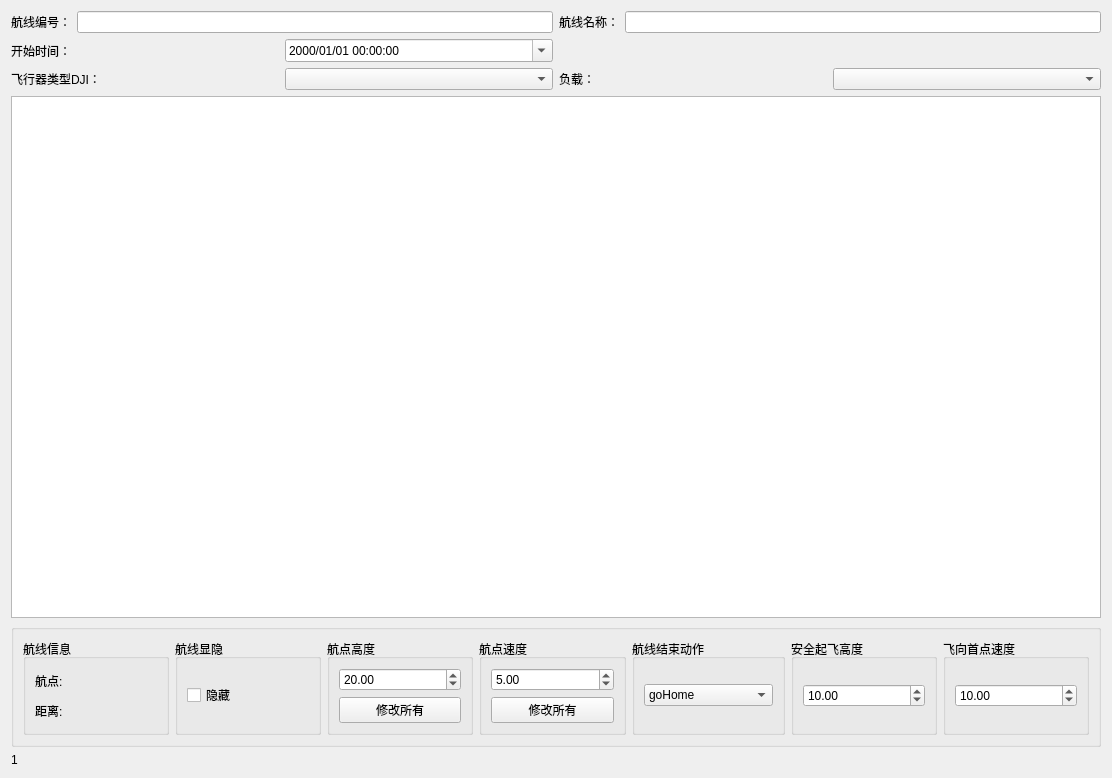
<?xml version="1.0" encoding="UTF-8"?>
<ui version="4.0">
 <class>IUAVFlyManage_DJI_WayLine_UploadDialog</class>
 <widget class="QWidget" name="IUAVFlyManage_DJI_WayLine_UploadDialog">
  <property name="geometry">
   <rect>
    <x>0</x>
    <y>0</y>
    <width>1112</width>
    <height>778</height>
   </rect>
  </property>
  <property name="windowTitle">
   <string>Form</string>
  </property>
  <layout class="QGridLayout" name="gridLayout_6">
   <item row="0" column="0">
    <layout class="QGridLayout" name="gridLayout">
     <item row="0" column="0">
      <widget class="QLabel" name="label">
       <property name="text">
        <string>航线编号：</string>
       </property>
      </widget>
     </item>
     <item row="0" column="1">
      <widget class="QLineEdit" name="lineEdit"/>
     </item>
     <item row="0" column="2">
      <widget class="QLabel" name="label_2">
       <property name="text">
        <string>航线名称：</string>
       </property>
      </widget>
     </item>
     <item row="0" column="3">
      <widget class="QLineEdit" name="lineEdit_2"/>
     </item>
    </layout>
   </item>
   <item row="1" column="0">
    <layout class="QGridLayout" name="gridLayout_2">
     <item row="0" column="0">
      <widget class="QLabel" name="label_17">
       <property name="text">
        <string>开始时间：</string>
       </property>
      </widget>
     </item>
     <item row="0" column="1">
      <widget class="QDateTimeEdit" name="dateTimeEdit">
       <property name="displayFormat">
        <string>yyyy/MM/dd HH:mm:ss</string>
       </property>
       <property name="calendarPopup">
        <bool>true</bool>
       </property>
      </widget>
     </item>
     <item row="1" column="0">
      <widget class="QLabel" name="label_7">
       <property name="text">
        <string>飞行器类型DJI：</string>
       </property>
      </widget>
     </item>
     <item row="1" column="1">
      <widget class="QComboBox" name="comboBoxUAVType">
       <property name="minimumSize">
        <size>
         <width>150</width>
         <height>0</height>
        </size>
       </property>
      </widget>
     </item>
     <item row="1" column="2">
      <widget class="QLabel" name="label_10">
       <property name="text">
        <string>负载：</string>
       </property>
      </widget>
     </item>
     <item row="1" column="3">
      <widget class="QComboBox" name="comboBoxCamera">
       <property name="minimumSize">
        <size>
         <width>150</width>
         <height>0</height>
        </size>
       </property>
      </widget>
     </item>
    </layout>
   </item>
   <item row="2" column="0">
    <widget class="IUAVFlyMessage_DJI_WayLine_Up" name="tableWidget">
     <property name="contextMenuPolicy">
      <enum>Qt::CustomContextMenu</enum>
     </property>
    </widget>
   </item>
   <item row="3" column="0">
    <widget class="QGroupBox" name="groupBox_UAVFlyManage_MavlinkTaskManage_LineSettings">
     <property name="title">
      <string/>
     </property>
     <layout class="QGridLayout" name="gridLayout_5">
      <item row="0" column="6">
       <widget class="QGroupBox" name="groupBox_3">
        <property name="title">
         <string>飞向首点速度</string>
        </property>
        <layout class="QGridLayout" name="gridLayout_4">
         <item row="0" column="0">
          <widget class="QDoubleSpinBox" name="doubleSpinBox_flytoStart_speed">
           <property name="minimum">
            <double>1.000000000000000</double>
           </property>
           <property name="maximum">
            <double>15.000000000000000</double>
           </property>
           <property name="value">
            <double>10.000000000000000</double>
           </property>
          </widget>
         </item>
        </layout>
       </widget>
      </item>
      <item row="0" column="5">
       <widget class="QGroupBox" name="groupBox_2">
        <property name="title">
         <string>安全起飞高度</string>
        </property>
        <layout class="QGridLayout" name="gridLayout_3">
         <item row="0" column="0">
          <widget class="QDoubleSpinBox" name="doubleSpinBox_SaftTakeoff_height">
           <property name="minimum">
            <double>8.000000000000000</double>
           </property>
           <property name="maximum">
            <double>1500.000000000000000</double>
           </property>
           <property name="value">
            <double>10.000000000000000</double>
           </property>
          </widget>
         </item>
        </layout>
       </widget>
      </item>
      <item row="0" column="2">
       <widget class="QGroupBox" name="groupBox_VehicleUpDownMissionWayPointAltitude">
        <property name="title">
         <string>航点高度</string>
        </property>
        <layout class="QVBoxLayout" name="verticalLayout_4">
         <item>
          <widget class="QDoubleSpinBox" name="doubleSpinBox_VehicleUpDownMissionWayPointAltitude">
           <property name="minimum">
            <double>-10000000.000000000000000</double>
           </property>
           <property name="maximum">
            <double>10000000.000000000000000</double>
           </property>
           <property name="value">
            <double>20.000000000000000</double>
           </property>
          </widget>
         </item>
         <item>
          <widget class="QPushButton" name="pushButton_VehicleUpDownMissionWayPointAltitude">
           <property name="text">
            <string>修改所有</string>
           </property>
          </widget>
         </item>
        </layout>
       </widget>
      </item>
      <item row="0" column="0">
       <widget class="QGroupBox" name="groupBox_VehicleUpDownMissionInfo">
        <property name="title">
         <string>航线信息</string>
        </property>
        <layout class="QVBoxLayout" name="verticalLayout_6">
         <item>
          <widget class="QLabel" name="label_VehicleUpDownMissionInfo_Count">
           <property name="text">
            <string>航点:</string>
           </property>
          </widget>
         </item>
         <item>
          <widget class="QLabel" name="label_VehicleUpDownMissionInfo_Dist">
           <property name="text">
            <string>距离:</string>
           </property>
          </widget>
         </item>
        </layout>
       </widget>
      </item>
      <item row="0" column="1">
       <widget class="QGroupBox" name="groupBox_VehicleUpDownMissionShowHide">
        <property name="title">
         <string>航线显隐</string>
        </property>
        <layout class="QVBoxLayout" name="verticalLayout_5">
         <item>
          <widget class="QCheckBox" name="checkBox_VehicleUpDownMissionHide">
           <property name="text">
            <string>隐藏</string>
           </property>
          </widget>
         </item>
        </layout>
       </widget>
      </item>
      <item row="0" column="3">
       <widget class="QGroupBox" name="groupBox_VehicleUpDownMissionWayPointSpeed">
        <property name="title">
         <string>航点速度</string>
        </property>
        <layout class="QVBoxLayout" name="verticalLayout_7">
         <item>
          <widget class="QDoubleSpinBox" name="doubleSpinBox_VehicleUpDownMissionWayPointSpeed">
           <property name="maximum">
            <double>10000000.000000000000000</double>
           </property>
           <property name="value">
            <double>5.000000000000000</double>
           </property>
          </widget>
         </item>
         <item>
          <widget class="QPushButton" name="pushButton_VehicleUpDownMissionWayPointSpeed">
           <property name="text">
            <string>修改所有</string>
           </property>
          </widget>
         </item>
        </layout>
       </widget>
      </item>
      <item row="0" column="4">
       <widget class="QGroupBox" name="groupBox_VehicleUpDownMissionWayPointSpeed_2">
        <property name="title">
         <string>航线结束动作</string>
        </property>
        <layout class="QVBoxLayout" name="verticalLayout_9">
         <item>
          <widget class="QComboBox" name="comboBox_WaylineEnd_Action">
           <item>
            <property name="text">
             <string>goHome</string>
            </property>
           </item>
           <item>
            <property name="text">
             <string>noAction</string>
            </property>
           </item>
           <item>
            <property name="text">
             <string>autoLand</string>
            </property>
           </item>
           <item>
            <property name="text">
             <string>gotoFirstWaypoint</string>
            </property>
           </item>
          </widget>
         </item>
        </layout>
       </widget>
      </item>
     </layout>
    </widget>
   </item>
   <item row="4" column="0">
    <widget class="QLabel" name="label_success">
     <property name="text">
      <string>1</string>
     </property>
    </widget>
   </item>
  </layout>
 </widget>
 <customwidgets>
  <customwidget>
   <class>IUAVFlyMessage_DJI_WayLine_Up</class>
   <extends>QTableWidget</extends>
   <header location="global">FlyControl/IUAVFlyMessage_DJI_WayLine_Up.h</header>
  </customwidget>
 </customwidgets>
 <resources/>
 <connections/>
</ui>
